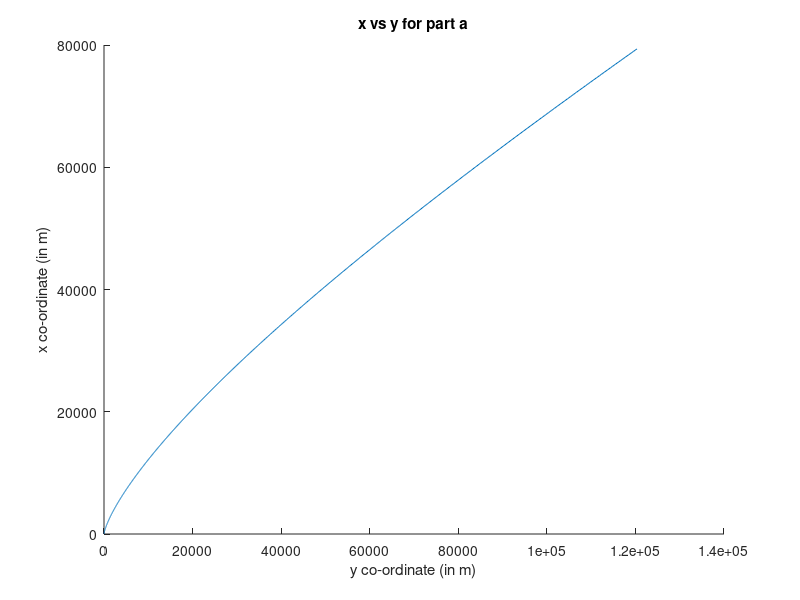
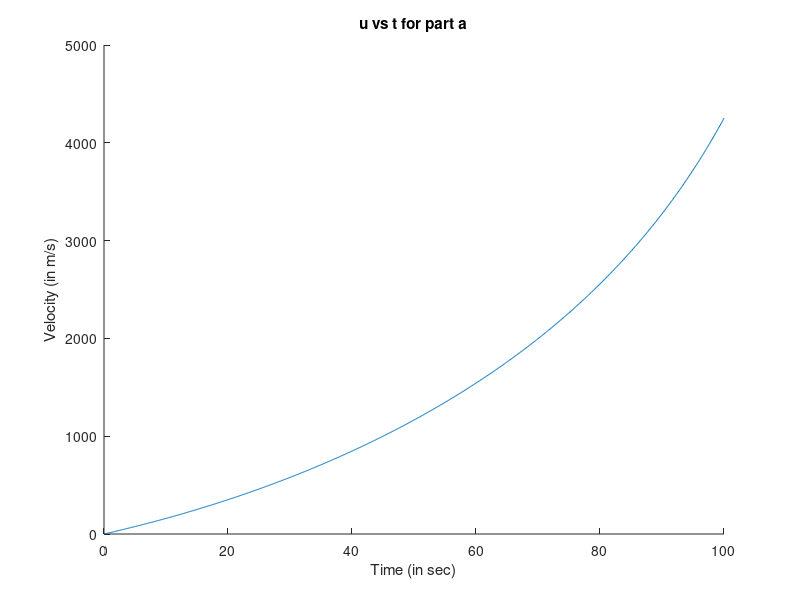
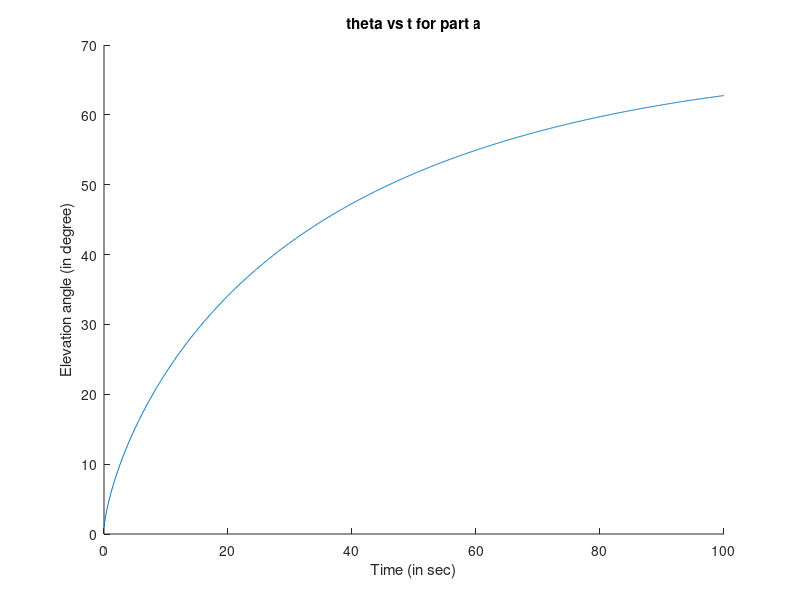
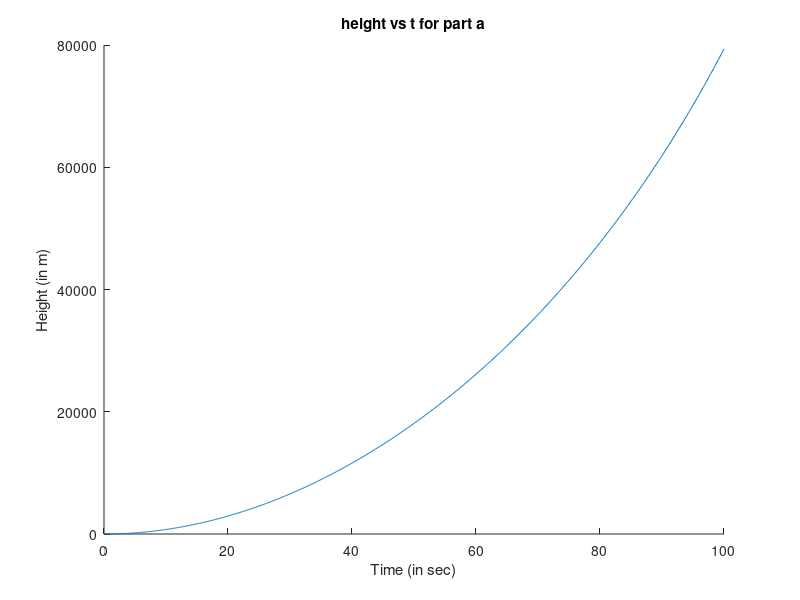

Source code (MATLAB) for these figures, in order:
function assignment_q1
    % Given
    M_o = 15000;      % kg
    M_p = 12000;      % kg
    t_b = 100;           % sec
    u_eq = 3048;      % m/s
    theta_o = 1;        % degree
    delta_t = 0.1;      % sec
    
    % Caculation
    M_b = M_o - M_p; % kg
    massRate = M_p /  t_b; % kg/s
    Thrust = massRate * u_eq;  %N
    R = M_o / M_b;
    
    % Question 1 Solution
    solution('a')
    
    % Question 2 Solution
    solution('b')
    
    % Question 3 Solution
    solution('c')
    
    % Question 4 Solution
    solution('d')
    
    function solution(part)
        D = 0; % N
        g_o = 9.81; % m/s^2
        u_x(1) = 0;  % m/s
        u_y(1) = 0;  % m/s
        u(1) = 0;     % m/s
        u_n(1) = 0; % m/s
        u_r(1) = 0;  % m/s
        x(1) = 0;     % m
        y(1) = 0;     % m
        h(1) = 0;     % m
        theta(1) = theta_o;  % in degree
        M(1) = M_o; % kg
        t(1) = 0;       % s
        for i = 2:1001
            t(i) = t(i - 1) + delta_t;
            if (part == 'a')
                % g = 9.81 (constant)
                g = g_o;
                % Drag = 0
                D = 0;
            elseif (part == 'b')
                % g = 9.81 * (Re/ (Re + h)) 
                g = get_g(g_o, h(i - 1));
                % Drag = 0
                D = 0;
            elseif (part == 'c')
                % g = 9.81 (constant)
                g = g_o;
                % Drag = C_d * (1/2) * rho_h * (u^2) * A_f;
                D = get_D(h(i - 1), u(i -1));
            elseif (part == 'd')
                % g = 9.81 * (Re/ (Re + h)) 
                g = get_g(g_o, h(i - 1));
                 % Drag = C_d * (1/2) * rho_h * (u^2) * A_f;
                D = get_D(h(i - 1), u(i - 1));
            end
            delta_u_tOld = get_delta_u_tOld(massRate, u_eq, M(i -1), D, g, theta(i - 1), delta_t);
            delta_un_tOld = get_delta_un_tOld(g, theta(i - 1), delta_t);
            delta_ur_tOld = get_delta_ur_tOld(delta_u_tOld, delta_un_tOld);
            delta_theta_tOld = get_delta_theta_tOld(delta_un_tOld, u_r(i - 1), delta_u_tOld);
            delta_phi_tOld = get_delta_phi_tOld(delta_un_tOld, delta_u_tOld);
            delta_ux_tOld = get_delta_ux_tOld(delta_ur_tOld, theta(i -1), delta_phi_tOld);
            delta_uy_tOld = get_delta_uy_tOld(delta_ur_tOld, theta(i -1), delta_phi_tOld);

            theta(i) = get_theta_tNew(theta(i - 1), delta_theta_tOld);
            u_x(i) = get_ux_tNew(u_x(i - 1), delta_ux_tOld);
            u_y(i) = get_uy_tNew(u_y(i - 1), delta_uy_tOld);
            u_r(i) = get_ur_tNew(u_x(i), u_y(i));
            u(i) = get_u_tNew(u_r(i));

            delta_x_tOld = get_delta_x_tOld(u_x(i), delta_t);
            delta_y_tOld = get_delta_y_tOld(u_y(i), delta_t);
            delta_M_tOld = get_delta_M_tOld(massRate, delta_t);

            x(i) = get_x_tNew(x(i - 1), delta_x_tOld);
            y(i) = get_y_tNew(y(i - 1), delta_y_tOld);
            M(i) = get_M_tNew(M(i - 1), delta_M_tOld);
            h(i) = get_h_tNew(y(i));
        end
        
        %%%%%%%OUTPUT%%%%%%%%
        
        %%%Answers%%%
        % Burnout height for respective question
        disp(['For Question 1 part ', part])
        disp(['Burnout height(h_b) is ', num2str(h(end)), ' m']);
        % Burnout speed for respective question
        disp(['Burnout speed(v_b) is ', num2str(u(end)), ' m/s']);
        % Burnout theta for respective question
        disp(['Burnout angle(theta) is ', num2str(theta(end)), ' degree']);
        
        %%%Plots%%%
        %%%Plot y-coordinate vs x-coordinate%%%
        save_fig = figure
        hold on
        plot(x, y)
        title(['x vs y for part ', part])
        ylabel('x co-ordinate (in m)')
        xlabel('y co-ordinate (in m)')
        hold off
        saveas(save_fig, ['x_vs_y_part_', part, '.png'])
        %%%Plot speed vs time%%%
        save_fig = figure
        hold on
        plot(t, u)
        title(['u vs t for part ', part])
        ylabel('Velocity (in m/s)')
        xlabel('Time (in sec)')
        hold off
        saveas(save_fig, ['u_vs_t_part_', part, '.png'])
        %%%Plot elevation angle vs time%%%
        save_fig = figure
        hold on
        plot(t, theta)
        title(['theta vs t for part ', part])
        ylabel('Elevation angle (in degree)')
        xlabel('Time (in sec)')
        hold off
        saveas(save_fig, ['theta_vs_t_part_', part, '.png'])
        %%%Plot height vs time%%
        save_fig = figure
        hold on
        plot(t, h)
        title(['height vs t for part ', part])
        ylabel('Height (in m)')
        xlabel('Time (in sec)')
        hold off
        saveas(save_fig, ['height_vs_t_part_', part, '.png'])
    end
     
    %%%Functions%%%
    function g = get_g(g_o, h)
        g = g_o * (6400000 / (6400000 + h));
    end

    function D = get_D(h, u)
        rho_h = 1.2 * exp(-2.9 * (10^(-5)) * (h^(1.15)));
        A_f = 1;
        C_d = 0.1;
        D = C_d * (1/2) * rho_h * (u^2) * A_f;
    end

    function delta_u_tOld = get_delta_u_tOld(massRate_tOld, ueq_tOld, M_tOld, D_tOld, g_tOld, theta_tOld, delta_t)
        delta_u_tOld = ( ((massRate_tOld * ueq_tOld) / M_tOld) - (D_tOld / M_tOld) - (g_tOld * cosd(theta_tOld)) ) * delta_t;
    end

    function delta_un_tOld = get_delta_un_tOld(g_tOld, theta_tOld, delta_t)
        delta_un_tOld = g_tOld * sind(theta_tOld) * delta_t;
    end

    function delta_ur_tOld = get_delta_ur_tOld(delta_u_tOld, delta_un_tOld)
        delta_ur_tOld = ( (delta_u_tOld)^2 + (delta_un_tOld)^2) ^ (1/2);
    end

    function delta_theta_tOld = get_delta_theta_tOld(delta_un_tOld, ur_tOld, delta_u_tOld)
        delta_theta_tOld = atand((delta_un_tOld) / (ur_tOld + delta_u_tOld));
    end

    function delta_phi_tOld = get_delta_phi_tOld(delta_un_tOld, delta_u_tOld)
        delta_phi_tOld = atand(delta_un_tOld / delta_u_tOld);
    end
    
    function delta_ux_tOld = get_delta_ux_tOld(delta_ur_tOld, theta_tOld, delta_phi_tOld)
        delta_ux_tOld =delta_ur_tOld * (sind(theta_tOld + delta_phi_tOld));
    end
    
   function delta_uy_tOld = get_delta_uy_tOld(delta_ur_tOld, theta_tOld, delta_phi_tOld)
        delta_uy_tOld =delta_ur_tOld * (cosd(theta_tOld + delta_phi_tOld));
   end

    function theta_tNew = get_theta_tNew(theta_tOld, delta_theta_tOld)
        theta_tNew = theta_tOld + delta_theta_tOld;
    end

    function  ux_tNew = get_ux_tNew(ux_tOld, delta_ux_tOld)
        ux_tNew = ux_tOld + delta_ux_tOld;
    end

    function  uy_tNew = get_uy_tNew(uy_tOld, delta_uy_tOld)
        uy_tNew = uy_tOld + delta_uy_tOld;
    end

    function ur_tNew = get_ur_tNew(ux_tNew, uy_tNew)
        ur_tNew = ((ux_tNew ^ 2) + (uy_tNew ^ 2))^(1/2);
    end

    function u_tNew = get_u_tNew(ur_tNew)
        u_tNew = ur_tNew;
    end

    function delta_x_tOld = get_delta_x_tOld(ux_tNew, delta_t)
        delta_x_tOld = ux_tNew * delta_t;
    end

    function delta_y_tOld = get_delta_y_tOld(uy_tNew, delta_t)
        delta_y_tOld = uy_tNew * delta_t;
    end

    function delta_M_tOld = get_delta_M_tOld(massRate_tOld, delta_t)
        delta_M_tOld = -massRate_tOld * delta_t;
    end

    function x_tNew = get_x_tNew(x_tOld, delta_x_tOld)
        x_tNew = x_tOld + delta_x_tOld;
    end
    
   function y_tNew = get_y_tNew(y_tOld, delta_y_tOld)
        y_tNew = y_tOld + delta_y_tOld;
   end

    function M_tNew = get_M_tNew(M_tOld, delta_M_tOld)
        M_tNew = M_tOld + delta_M_tOld;
    end

    function h_tNew = get_h_tNew(y_tNew)
        h_tNew = y_tNew;
    end

end
